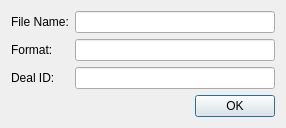
<?xml version="1.0" encoding="UTF-8"?>
<ui version="4.0">
 <class>CFilePropertiesDialog</class>
 <widget class="QDialog" name="CFilePropertiesDialog">
  <property name="geometry">
   <rect>
    <x>0</x>
    <y>0</y>
    <width>286</width>
    <height>128</height>
   </rect>
  </property>
  <property name="windowTitle">
   <string>File Properties</string>
  </property>
  <layout class="QVBoxLayout" name="verticalLayout">
   <item>
    <layout class="QFormLayout" name="formLayout">
     <item row="0" column="0">
      <widget class="QLabel" name="FileName">
       <property name="text">
        <string>File Name:</string>
       </property>
       <property name="scaledContents">
        <bool>false</bool>
       </property>
       <property name="margin">
        <number>0</number>
       </property>
       <property name="indent">
        <number>-1</number>
       </property>
      </widget>
     </item>
     <item row="0" column="1">
      <widget class="QLineEdit" name="m_strFileName">
       <property name="readOnly">
        <bool>true</bool>
       </property>
      </widget>
     </item>
     <item row="1" column="0">
      <widget class="QLabel" name="Format">
       <property name="text">
        <string>Format:</string>
       </property>
      </widget>
     </item>
     <item row="1" column="1">
      <widget class="QLineEdit" name="m_strFileFormat">
       <property name="readOnly">
        <bool>true</bool>
       </property>
      </widget>
     </item>
     <item row="2" column="0">
      <widget class="QLabel" name="DealID">
       <property name="text">
        <string>Deal ID:</string>
       </property>
      </widget>
     </item>
     <item row="2" column="1">
      <widget class="QLineEdit" name="m_strDealNumber">
       <property name="readOnly">
        <bool>true</bool>
       </property>
      </widget>
     </item>
    </layout>
   </item>
   <item>
    <layout class="QHBoxLayout" name="horizontalLayout">
     <item>
      <spacer name="horizontalSpacer">
       <property name="orientation">
        <enum>Qt::Horizontal</enum>
       </property>
       <property name="sizeHint" stdset="0">
        <size>
         <width>40</width>
         <height>20</height>
        </size>
       </property>
      </spacer>
     </item>
     <item>
      <widget class="QPushButton" name="OKButton">
       <property name="text">
        <string>OK</string>
       </property>
      </widget>
     </item>
    </layout>
   </item>
  </layout>
 </widget>
 <tabstops>
  <tabstop>OKButton</tabstop>
  <tabstop>m_strFileName</tabstop>
  <tabstop>m_strFileFormat</tabstop>
  <tabstop>m_strDealNumber</tabstop>
 </tabstops>
 <resources/>
 <connections>
  <connection>
   <sender>OKButton</sender>
   <signal>clicked()</signal>
   <receiver>CFilePropertiesDialog</receiver>
   <slot>accept()</slot>
   <hints>
    <hint type="sourcelabel">
     <x>161</x>
     <y>103</y>
    </hint>
    <hint type="destinationlabel">
     <x>104</x>
     <y>63</y>
    </hint>
   </hints>
  </connection>
 </connections>
</ui>
